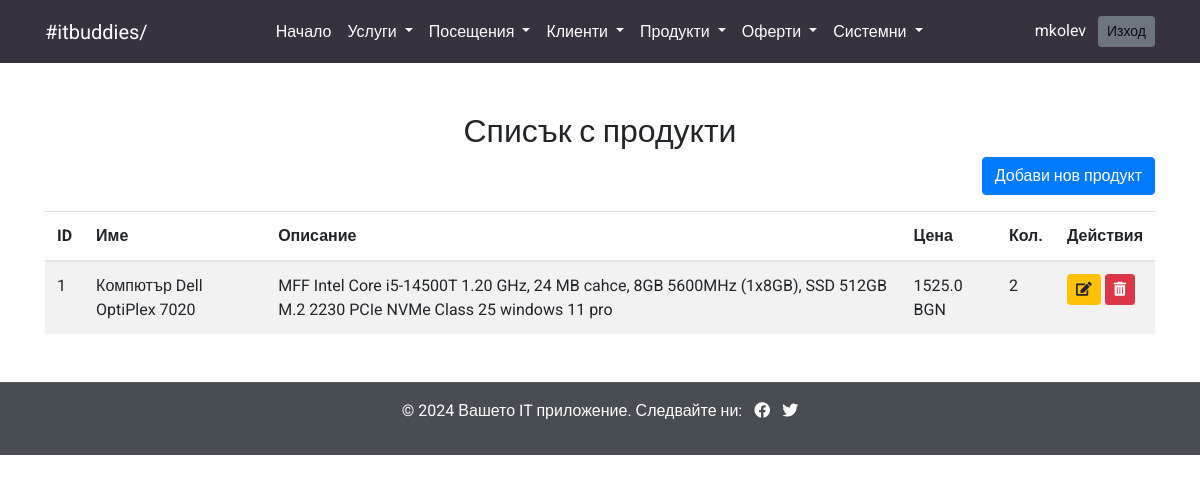
Page /products/list (signed in) on the earlier database version.
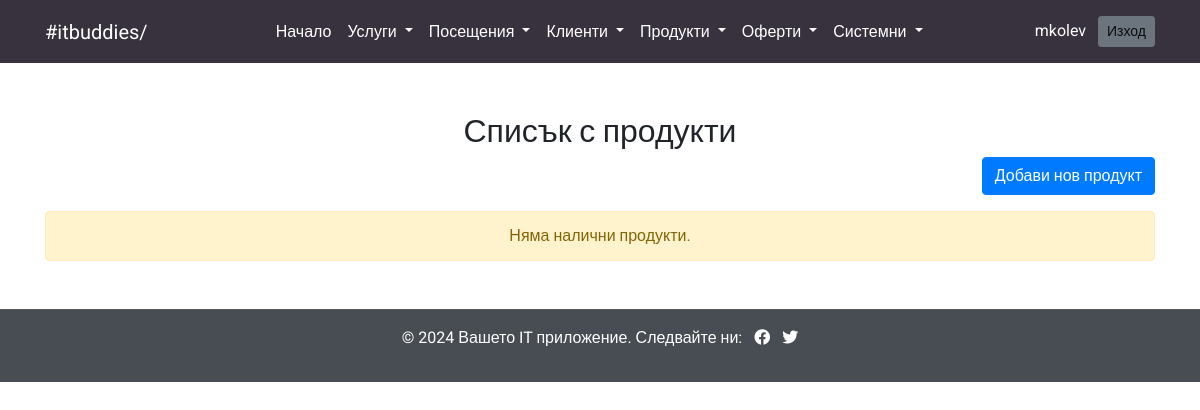
Same page on the later database version.
### models.py (models this page shows, shortened)
class User(db.Model, UserMixin):
    id = db.Column(db.Integer, primary_key=True)
    username = db.Column(db.String(100), unique=True, nullable=False)
    password = db.Column(db.String(255), nullable=False)
    role = db.Column(db.String(50))  # Роля по подразбиране

class Product(db.Model):
    __tablename__ = 'products'
    id = db.Column(db.Integer, primary_key=True)
    name = db.Column(db.String(100), nullable=False)
    description = db.Column(db.Text, nullable=True)
    price = db.Column(db.Float, nullable=False)
    quantity = db.Column(db.Integer, nullable=False, default=0)
    created_at = db.Column(db.DateTime, default=db.func.current_timestamp())
    updated_at = db.Column(db.DateTime, default=db.func.current_timestamp(), onupdate=db.func.current_timestamp())

### routes/products.py (the view)
@products_bp.route('/list')
@login_required
def list_products():
    products = Product.query.all()
    return render_template('list_products.html', products=products)

### app.py (called while the page is built)
@login_manager.user_loader
def load_user(user_id):
    return User.query.get(int(user_id))

### templates/list_products.html (shortened to what this page needs)
{% include 'header.html' %}
{% include 'navbar.html' %}
<main class="container my-5">
    <h2 class="text-center">Списък с продукти</h2>
    <div class="text-right mb-3">
        <a href="{{ url_for('products.add_product') }}" class="btn btn-primary">Добави нов продукт</a>
    </div>
    {% if products %}
    <table class="table table-striped">
        <thead>
            <tr>
                <th>ID</th>
                <th>Име</th>
                <th>Описание</th>
                <th>Цена</th>
                <th>Кол.</th>
                <th>Действия</th>
            </tr>
        </thead>
        <tbody>
            {% for product in products %}
            <tr>
                <td>{{ product.id }}</td>
                <td>{{ product.name }}</td>
                <td>{{ product.description }}</td>
                <td>{{ product.price }} BGN</td>
                <td>{{ product.quantity }}</td>
                <td>
                    <a href="{{ url_for('products.edit_product', product_id=product.id) }}" class="btn btn-warning btn-sm" title="Редактирай">
                        <i class="fas fa-edit"></i>
                    </a>
                    {% if current_user.role == 'admin' %}
                    <button class="btn btn-danger btn-sm" data-toggle="modal" data-target="#deleteModal{{ product.id }}" title="Изтрий">
                        <i class="fas fa-trash-alt"></i>
                    </button>
                    {% endif %}
                </td>
            </tr>
            {% endfor %}
        </tbody>
    </table>
    {% else %}
    <div class="alert alert-warning text-center">Няма налични продукти.</div>
    {% endif %}
</main>
{% include 'footer.html' %}

### templates/header.html (shortened to what this page needs)
<!DOCTYPE html>
<html lang="bg">
<head>
    <link rel="stylesheet" href="https://stackpath.bootstrapcdn.com/bootstrap/4.5.2/css/bootstrap.min.css">
    <link rel="stylesheet" href="https://cdnjs.cloudflare.com/ajax/libs/font-awesome/5.15.4/css/all.min.css">
</head>
<body>

### templates/navbar.html (shortened to what this page needs)
<nav class="navbar navbar-expand-lg navbar-light bg-custom">
    <div class="container d-flex justify-content-between">
        <a class="navbar-brand text-white" href="#">#itbuddies/</a>
        <div class="collapse navbar-collapse justify-content-center" id="navbarNav">
            <ul class="navbar-nav">
                <li class="nav-item">
                    <a class="nav-link text-white" href="{{ url_for('index') }}">Начало</a>
                </li>
                <li class="nav-item dropdown">
                    <a class="nav-link dropdown-toggle text-white" href="#" id="servicesDropdown" role="button" data-toggle="dropdown" aria-haspopup="true" aria-expanded="false">
                        Услуги
                    </a>
                </li>
                <li class="nav-item dropdown">
                    <a class="nav-link dropdown-toggle text-white" href="#" id="visitsDropdown" role="button" data-toggle="dropdown" aria-haspopup="true" aria-expanded="false">
                        Посещения
                    </a>
                </li>
                <li class="nav-item dropdown">
                    <a class="nav-link dropdown-toggle text-white" href="#" id="clientsDropdown" role="button" data-toggle="dropdown" aria-haspopup="true" aria-expanded="false">
                        Клиенти
                    </a>
                </li>
                <li class="nav-item dropdown">
                    <a class="nav-link dropdown-toggle text-white" href="#" id="productsDropdown" role="button" data-toggle="dropdown" aria-haspopup="true" aria-expanded="false">
                        Продукти
                    </a>
                </li>
                <li class="nav-item dropdown">
                    <a class="nav-link dropdown-toggle text-white" href="#" id="productsDropdown" role="button" data-toggle="dropdown" aria-haspopup="true" aria-expanded="false">
                        Оферти
                    </a>
                </li>
                <li class="nav-item dropdown">
                    <a class="nav-link dropdown-toggle text-white" href="#" id="systemDropdown" role="button" data-toggle="dropdown" aria-haspopup="true" aria-expanded="false">
                        Системни
                    </a>
                </li>
            </ul>
        </div>
        <span class="navbar-text text-white">
            {% if current_user.is_authenticated %}
                {{ current_user.username }}
                <a href="{{ url_for('auth.logout') }}" class="btn btn-secondary btn-sm ml-2">Изход</a>
            {% endif %}
        </span>
    </div>
</nav>

### templates/footer.html (shortened to what this page needs)
<footer class="bg-dark text-white text-center py-3" style="opacity: 0.9; border-top: 1px solid #444;">
    <p>© 2024 Вашето IT приложение. Следвайте ни:
        <a href="https://facebook.com" class="text-white ml-2"><i class="fab fa-facebook"></i></a>
        <a href="https://twitter.com" class="text-white ml-2"><i class="fab fa-twitter"></i></a>
    </p>
</footer>
</body>
</html>

### templates/header.html (style rules this page uses)
body { font-family: "Roboto", sans-serif; }
h1, h2, h3, h4, h5, h6 { font-family: "Ubuntu", sans-serif; }
.bg-custom { background-color: #37323E; color: #ffffff; }

Differences in the rows shown:
removed Product: id "1", name "Компютър Dell OptiPlex 7020", description "MFF Intel Core i5-14500T 1.20 GHz, 24 MB cahce, 8GB 5600MHz (1x8GB), SSD 512GB M.2 2230 PCIe NVMe Class 25 windows 11 pro", price "1525.0", quantity "2"
Other differences:
text no longer shown: "ID Име Описание Цена Кол. Действия"
text now shown: "Няма налични продукти."
